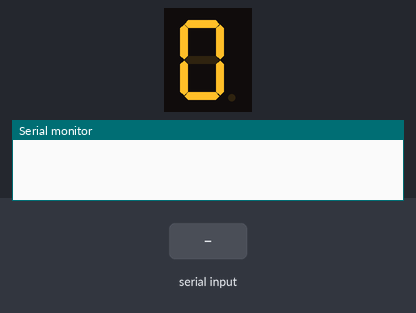
Bench run of a sketch on a simulated Arduino Uno, built with avr-gcc and run on an emulated ATmega328P. On the bench: 1-digit seven-segment display, the last lines printed to the serial monitor. Wiring (inferred from the names in the program): 1-digit 7-segment display, segments lit when HIGH: segments pin 11, pin 10, pin 9, pin 8, pin 7, pin 6, pin 5. Inputs (shaded band) come from the test bench. The segment pins are drawn as the display they are named for.

Above: at 1.2 s.
1.3 s: "90,45\n" received over Serial
At 2.3 s:
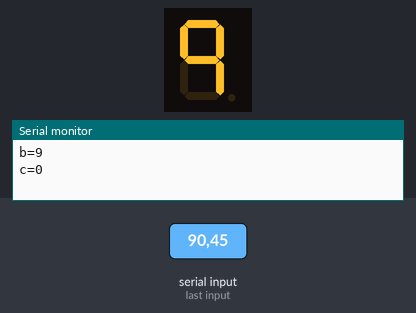
Timing chart, 0 to 4.3 s (numbered marks = the images above; inputs shaded):
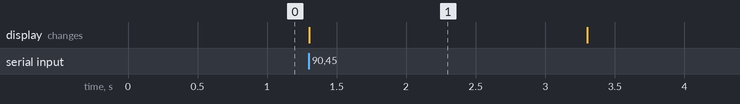

Measured:
- after the input at 1.3 s, the display: changes at once (image 1)
- what the display in image 1 shows lasts 2.0 s, from 1.3 s to 3.3 s

The sketch:

Midterm_make-up_exam.ino
```cpp
const int seg[]={11,10,9,8,7,6,5};  //儲存接角
int delaytime = 2000;
int i,j=0,k=7;  //設定迴圈計數器
int a,b,c;
const byte num = 8;
char TAB[] = {0x3F,0x06,0x5B,0x4F,0x66,0x6D,0x7D,0x27,0x7F,0x67}; //0~9

void setup() {
  for(i=0;i<num;i++){
    pinMode(seg[i],OUTPUT); //設定pin腳輸出
  }
  Serial.begin(9600);
  output(TAB[0]);
}

void loop(){
  if(Serial.available()){  //判斷緩衝區有無資料
    a = Serial.parseInt();  //從串列緩衝區讀取一個有效整數

    if(a>=0 && a<100){  //判斷數值是否在0~99的範圍
      b = a/10; //a的十位數給b
      c = a%10; //a的個位數給c

      //在監控視窗顯示訊息
      Serial.print("b=");
      Serial.println(b);
      Serial.print("c=");
      Serial.println(c);

      while(true){
        output(TAB[b]);
        delay(delaytime);
        output(TAB[c]);
        delay(delaytime);
        if(Serial.available()){
          break;
        }
      }
    }
    while(Serial.read()>=0);  //清空緩衝區
  }
}

void output(byte dat){
  for(j=0;j<7;j++){
    if(dat%2==1){
      digitalWrite(seg[j],HIGH);
    }
    else{
      digitalWrite(seg[j],LOW);
    }
    dat = dat/2;  //進行下一位元處理
  }
}
```
